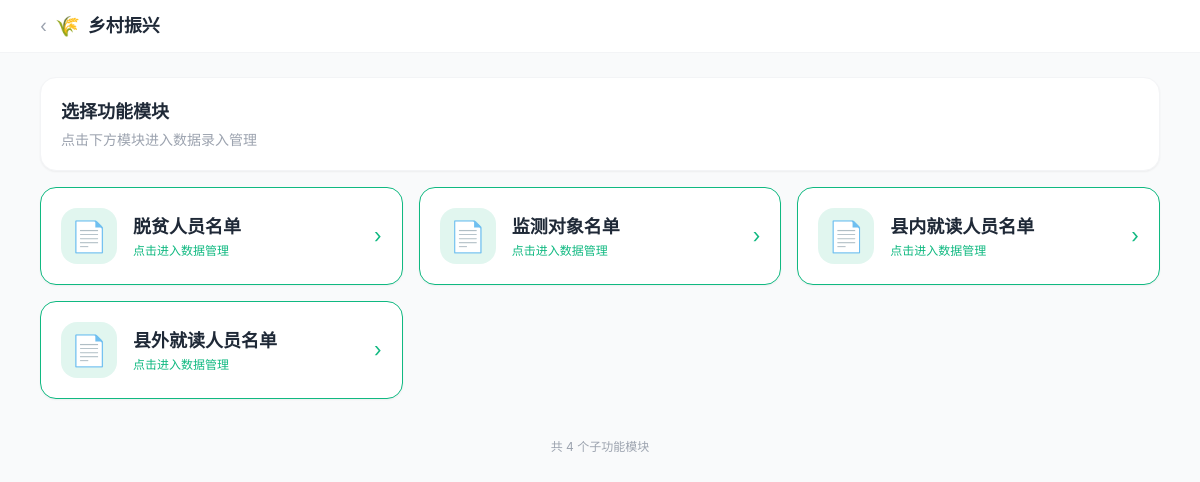
/section/1 (signed in), run on the app's committed database.
### app.py (models this page shows)
class Section(db.Model):
    __tablename__ = 'sections'
    id = db.Column(db.Integer, primary_key=True)
    name = db.Column(db.String(100), nullable=False)
    icon = db.Column(db.String(50), default='📁')
    icon_image = db.Column(db.String(200), default='')  # 上传的图标图片文件名
    sort_order = db.Column(db.Integer, default=0)
    bg_color = db.Column(db.String(20), default='')      # 背景色（如 bg-green-50 或 hex）
    text_color = db.Column(db.String(20), default='')    # 文字颜色
    accent_color = db.Column(db.String(20), default='')  # 强调色/边框色
    description = db.Column(db.String(200), default='')   # 分区描述文字
    created_at = db.Column(db.DateTime, default=datetime.datetime.now)

class SubSection(db.Model):
    __tablename__ = 'sub_sections'
    id = db.Column(db.Integer, primary_key=True)
    section_id = db.Column(db.Integer, db.ForeignKey('sections.id'), nullable=False)
    name = db.Column(db.String(100), nullable=False)
    icon = db.Column(db.String(50), default='📄')
    icon_image = db.Column(db.String(200), default='')
    description = db.Column(db.String(200), default='')
    sort_order = db.Column(db.Integer, default=0)
    columns = db.Column(db.Text, default='[]')  # JSON 模板列定义
    created_at = db.Column(db.DateTime, default=datetime.datetime.now)
    section = db.relationship('Section', backref='sub_sections')

### app.py (the view, shortened to what this page needs)
@app.route('/section/<int:section_id>')
def section_view(section_id):
    if 'user_id' not in session:
        return redirect(url_for('login'))
    section = Section.query.get_or_404(section_id)
    subsections = SubSection.query.filter_by(section_id=section.id).order_by(SubSection.sort_order).all()
    if subsections:
        return render_template('section_subs.html', section=section, subsections=subsections)

### templates/section_subs.html (shortened to what this page needs)
<!DOCTYPE html>
<html lang="zh-CN">
<head>
<script src="https://cdn.tailwindcss.com"></script>
</head>
<body class="bg-gray-50 min-h-screen pb-24">
  <div class="nav-blur sticky top-0 z-50 border-b border-gray-100">
    <div class="max-w-6xl mx-auto px-4 py-3 flex justify-between items-center">
      <div class="flex items-center space-x-2 overflow-hidden">
        <a href="/" class="text-gray-400 hover:text-gray-600 text-lg shrink-0">‹</a>
        <span class="text-xl">{{ section.icon }}</span>
        <h1 class="text-lg font-bold text-gray-800 truncate">{{ section.name }}</h1>
      </div>
    </div>
  </div>
  <div class="max-w-6xl mx-auto px-4 mt-6">
    <div class="bg-white rounded-2xl p-5 shadow-sm border border-gray-100 mb-4">
      <h2 class="text-lg font-bold text-gray-800 mb-1">选择功能模块</h2>
      <p class="text-sm text-gray-400">点击下方模块进入数据录入管理</p>
    </div>
    <div class="grid grid-cols-1 sm:grid-cols-2 lg:grid-cols-3 gap-4">
      {% for sub in subsections %}
      <a href="/subsection/{{ sub.id }}" class="card rounded-2xl p-5 shadow-sm border hover:shadow-md transition flex items-center space-x-4"
         style="background-color: {{ section.bg_color if section.bg_color else '#ffffff' }}; border-color: {{ section.accent_color if section.accent_color else '#f3f4f6' }};">
        <div class="w-14 h-14 rounded-2xl flex items-center justify-center shrink-0 overflow-hidden"
             style="background-color: {{ section.accent_color + '20' if section.accent_color else '#f0fdf4' }};">
          {% if sub.icon_image %}
          <img src="/uploads/{{ sub.icon_image }}" alt="icon" class="w-full h-full object-cover">
          {% else %}
          <span class="text-3xl">{{ sub.icon }}</span>
          {% endif %}
        </div>
        <div class="flex-1 min-w-0">
          <h3 class="font-bold text-lg truncate" style="color: {{ section.text_color if section.text_color else '#1f2937' }};">{{ sub.name }}</h3>
          <p class="text-xs mt-0.5" style="color: {{ section.accent_color if section.accent_color else '#9ca3af' }};">
            {{ sub.description if sub.description else '点击进入数据管理' }}
          </p>
        </div>
        <div class="text-xl" style="color: {{ section.accent_color if section.accent_color else '#d1d5db' }};">›</div>
      </a>
      {% endfor %}
    </div>
  </div>
  <div class="max-w-6xl mx-auto px-4 mt-10 mb-8 text-center text-xs text-gray-400">
    <p>共 {{ subsections|length }} 个子功能模块</p>
  </div>
</body>
</html>

### templates/section_subs.html (style rules this page uses)
body { font-family: -apple-system, BlinkMacSystemFont, 'Segoe UI', Roboto, 'Helvetica Neue', Arial, 'Noto Sans SC', sans-serif; }
.nav-blur { backdrop-filter: blur(12px); background: rgba(255,255,255,0.92); }

### data on the page
Section: icon "🌾", name "乡村振兴"
SubSection: icon "📄", name "脱贫人员名单", description "点击进入数据管理"
SubSection: icon "📄", name "监测对象名单", description "点击进入数据管理"
SubSection: icon "📄", name "县内就读人员名单", description "点击进入数据管理"
SubSection: icon "📄", name "县外就读人员名单", description "点击进入数据管理"

### other printed values
{{ subsections|length }} "4"
